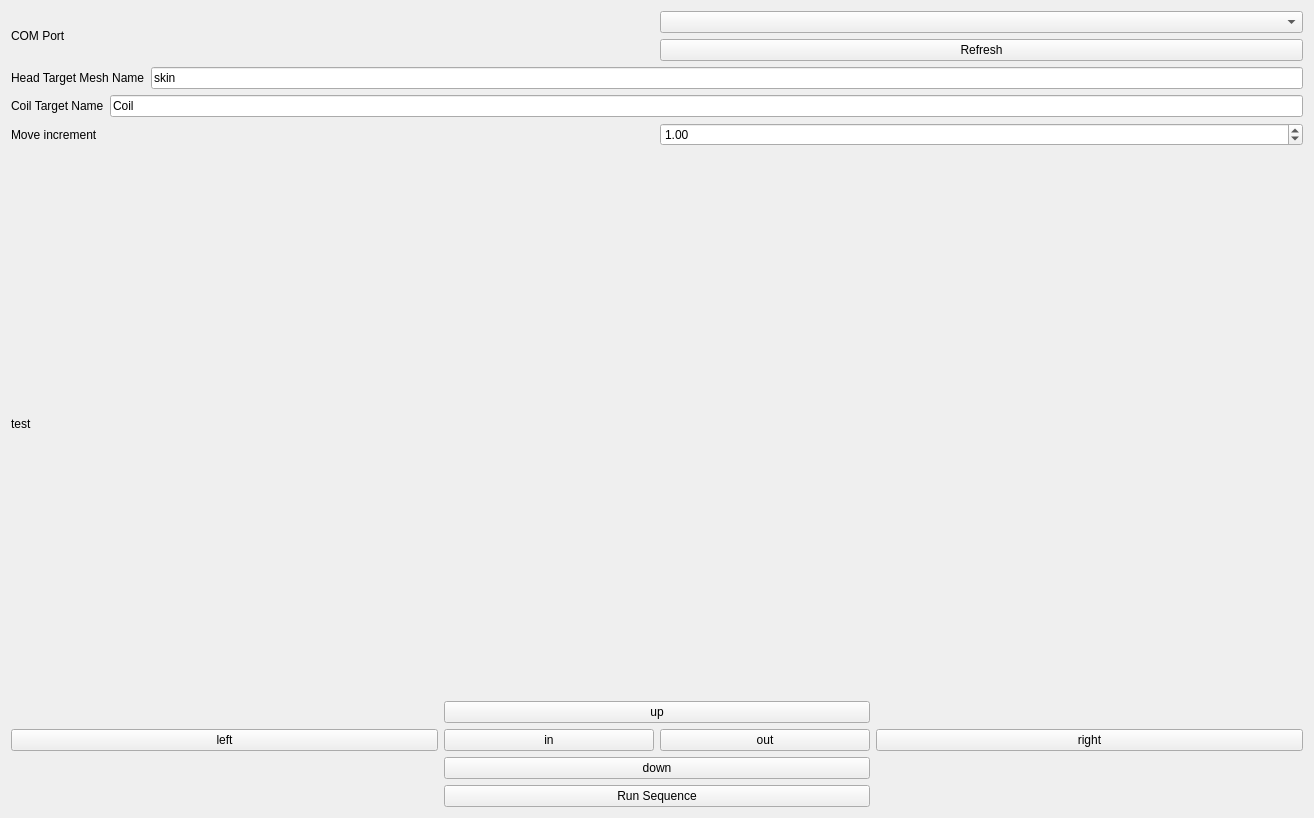
<?xml version="1.0" encoding="UTF-8"?>
<ui version="4.0">
 <class>adjustpos</class>
 <widget class="qMRMLWidget" name="adjustpos">
  <property name="geometry">
   <rect>
    <x>0</x>
    <y>0</y>
    <width>1314</width>
    <height>818</height>
   </rect>
  </property>
  <layout class="QVBoxLayout" name="verticalLayout">
   <item>
    <layout class="QHBoxLayout" name="horizontalLayout_2">
     <item>
      <widget class="QLabel" name="portlabel">
       <property name="text">
        <string>COM Port</string>
       </property>
      </widget>
     </item>
     <item>
      <layout class="QVBoxLayout" name="verticalLayout_2">
       <item>
        <widget class="QComboBox" name="port"/>
       </item>
       <item>
        <widget class="QPushButton" name="refreshPORTButton">
         <property name="text">
          <string>Refresh</string>
         </property>
        </widget>
       </item>
      </layout>
     </item>
    </layout>
   </item>
   <item>
    <layout class="QVBoxLayout" name="top">
     <item>
      <layout class="QHBoxLayout" name="target_input">
       <item>
        <widget class="QLabel" name="targ_text">
         <property name="text">
          <string>Head Target Mesh Name</string>
         </property>
        </widget>
       </item>
       <item>
        <widget class="QLineEdit" name="targ">
         <property name="text">
          <string>skin</string>
         </property>
        </widget>
       </item>
      </layout>
     </item>
     <item>
      <layout class="QHBoxLayout" name="coil_input">
       <item>
        <widget class="QLabel" name="coil_text">
         <property name="text">
          <string>Coil Target Name</string>
         </property>
        </widget>
       </item>
       <item>
        <widget class="QLineEdit" name="coil">
         <property name="text">
          <string>Coil</string>
         </property>
        </widget>
       </item>
      </layout>
     </item>
     <item>
      <layout class="QHBoxLayout" name="conditions">
       <item>
        <widget class="QLabel" name="inc">
         <property name="text">
          <string>Move increment</string>
         </property>
        </widget>
       </item>
       <item>
        <widget class="QDoubleSpinBox" name="acc">
         <property name="maximum">
          <double>360.000000000000000</double>
         </property>
         <property name="singleStep">
          <double>0.100000000000000</double>
         </property>
         <property name="value">
          <double>1.000000000000000</double>
         </property>
        </widget>
       </item>
      </layout>
     </item>
     <item>
      <widget class="QLabel" name="Debug">
       <property name="text">
        <string>test</string>
       </property>
      </widget>
     </item>
    </layout>
   </item>
   <item>
    <layout class="QGridLayout" name="controller">
     <item row="1" column="0">
      <widget class="QPushButton" name="left">
       <property name="text">
        <string>left</string>
       </property>
      </widget>
     </item>
     <item row="1" column="1">
      <layout class="QHBoxLayout" name="inner">
       <item>
        <widget class="QPushButton" name="inb">
         <property name="text">
          <string>in</string>
         </property>
        </widget>
       </item>
       <item>
        <widget class="QPushButton" name="out">
         <property name="text">
          <string>out</string>
         </property>
        </widget>
       </item>
      </layout>
     </item>
     <item row="0" column="1">
      <widget class="QPushButton" name="up">
       <property name="text">
        <string>up</string>
       </property>
      </widget>
     </item>
     <item row="3" column="1">
      <widget class="QPushButton" name="down">
       <property name="text">
        <string>down</string>
       </property>
      </widget>
     </item>
     <item row="1" column="2">
      <widget class="QPushButton" name="right">
       <property name="text">
        <string>right</string>
       </property>
      </widget>
     </item>
     <item row="4" column="1">
      <widget class="QPushButton" name="runSequence">
       <property name="text">
        <string>Run Sequence</string>
       </property>
      </widget>
     </item>
    </layout>
   </item>
  </layout>
 </widget>
 <customwidgets>
  <customwidget>
   <class>qMRMLWidget</class>
   <extends>QWidget</extends>
   <header>qMRMLWidget.h</header>
   <container>1</container>
  </customwidget>
 </customwidgets>
 <resources/>
 <connections/>
</ui>
